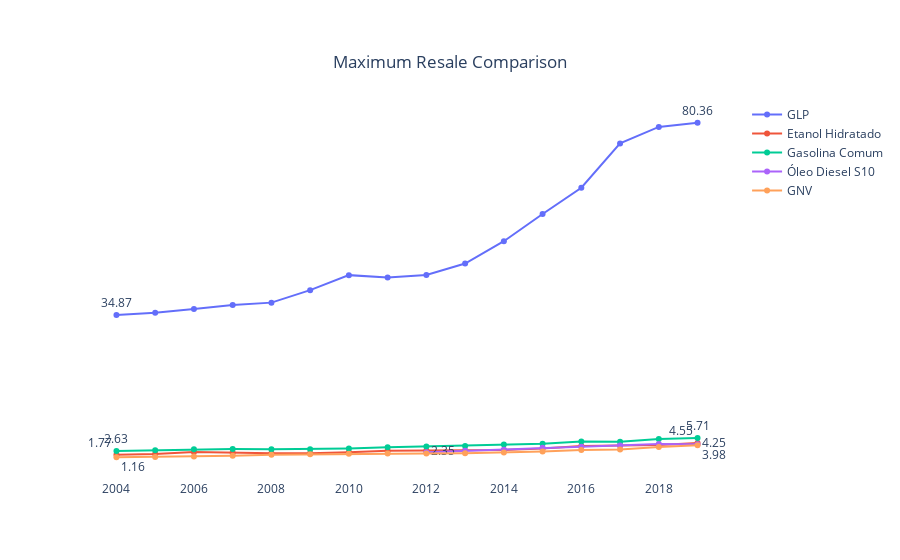

Notebook code for this chart:
### Code cell
## Checking the Maximum Price Variation for Rio de Janeiro

Gas_Price_Max = Gas_Price.groupby(["Ano", "Produto", "Estado" ])["Preço Máximo Revenda"].mean().round(2) # Groupby Year, Product and State. Shows the Maximum Resale Price by the mean 
df_Gas_Price_Max = pd.DataFrame(Gas_Price_Max).reset_index()   # Reseting index
df_Gas_Price_Max_RJ = df_Gas_Price_Max[df_Gas_Price_Max["Estado"]=="RIO DE JANEIRO"] # Show the data only when the State = Rio de Janeiro
df_Gas_Price_Max_RJ_GLP = df_Gas_Price_Max_RJ[df_Gas_Price_Max_RJ["Produto"]=="GLP"] # Show the data only when product = GLP

fig = go.Figure() # Creating the Figure

fig.add_trace(go.Scatter(                                         # Adding the line for the GLP product
              x=df_Gas_Price_Max_RJ_GLP['Ano'],                   # Adding to xaxis the Year 
              y=df_Gas_Price_Max_RJ_GLP["Preço Máximo Revenda"],  # Adding to yaxis the Maximum Resale Price
              mode="lines+markers+text",                          # Here I'm saying that this line must have a full line connecting the dots, markers for each value, and text for the values
              name="GLP",                                         # Setting the name that must appear in the legend.
              text=[34.87, None, None, None, None, None, None, None, None, None, None, None, None, None, None, 80.36], # Showing only the values that I want to show. In this case the first and last values. 
                                                                                                                       # The number of itens in this list are equal to the years in the xaxis. 
              textposition="top center" # In which position I want to show the values.
              ))

# For the next Traces it all goes the same as above. Changing only the product that I'm showing

df_Gas_Price_Max_RJ_EtanolH = df_Gas_Price_Max_RJ[df_Gas_Price_Max_RJ["Produto"]=="ETANOL HIDRATADO"]
fig.add_trace(go.Scatter(
              x=df_Gas_Price_Max_RJ_EtanolH['Ano'],
              y=df_Gas_Price_Max_RJ_EtanolH["Preço Máximo Revenda"],
              mode="lines+markers+text",
              name="Etanol Hidratado",
              text=[1.77, None, None, None, None, None, None, None, None, None, None, None, None, None, None, 4.55],
              textposition="top left"
              ))

df_Gas_Price_Max_RJ_GasolinaC = df_Gas_Price_Max_RJ[df_Gas_Price_Max_RJ["Produto"]=="GASOLINA COMUM"]
fig.add_trace(go.Scatter(
              x=df_Gas_Price_Max_RJ_GasolinaC['Ano'],
              y=df_Gas_Price_Max_RJ_GasolinaC["Preço Máximo Revenda"],
              mode="lines+markers+text",
              name="Gasolina Comum",
              text=[2.63, None, None, None, None, None, None, None, None, None, None, None, None, None, None, 5.71],
              textposition="top center"
              ))

df_Gas_Price_Max_RJ_OleoS10 = df_Gas_Price_Max_RJ[df_Gas_Price_Max_RJ["Produto"]=="ÓLEO DIESEL S10"]
fig.add_trace(go.Scatter(
              x=df_Gas_Price_Max_RJ_OleoS10['Ano'],
              y=df_Gas_Price_Max_RJ_OleoS10["Preço Máximo Revenda"],
              mode="lines+markers+text",
              name="Óleo Diesel S10",
              text=[2.35, None, None, None, None, None, None, 4.25],
              textposition="middle right"
              ))

df_Gas_Price_Max_RJ_GNV = df_Gas_Price_Max_RJ[df_Gas_Price_Max_RJ["Produto"]=="GNV"]
fig.add_trace(go.Scatter(
              x=df_Gas_Price_Max_RJ_GNV['Ano'],
              y=df_Gas_Price_Max_RJ_GNV['Preço Máximo Revenda'],
              mode="lines+markers+text",
              name="GNV",
              text=[1.16, None, None, None, None, None, None, None, None, None, None, None, None, None, None, 3.98],
              textposition="bottom right"
              ))

fig.update_layout(                           # Here I'm upgrading the graph layout
    xaxis=dict
    (
          showgrid=False,                    # Removing grid for xaxis
          showticklabels=True                # Removing the ticks for xaxis
    ),
    yaxis=dict
    (
          showgrid=False,                    # Removing grid for y axis
          showticklabels=False               # Removing tick for yaxis
    ),
    plot_bgcolor='white',                    # Changing the background color to white.
     title={
        'text': "Maximum Resale Comparison", # Changing the Title
        'y':0.9,                             # Y position for the title
        'x':0.5})                            # X position for the title




fig

### Figure 1 — Plotly figure (JSON) as saved in the notebook; plotly's stock layout.template omitted (floating-point values rounded to 4 significant figures)
{"data": [{"mode": "lines+markers+text", "name": "GLP", "text": ["34.87", null, null, null, null, null, null, null, null, null, null, null, null, null, null, "80.36"], "textposition": "top center", "type": "scatter", "x": [2004, 2005, 2006, 2007, 2008, 2009, 2010, 2011, 2012, 2013, 2014, 2015, 2016, 2017, 2018, 2019], "y": [34.87, 35.36, 36.25, 37.19, 37.77, 40.72, 44.28, 43.7, 44.32, 47.02, 52.31, 58.76, 64.98, 75.47, 79.38, 80.36]}, {"mode": "lines+markers+text", "name": "Etanol Hidratado", "text": ["1.77", null, null, null, null, null, null, null, null, null, null, null, null, null, null, "4.55"], "textposition": "top left", "type": "scatter", "x": [2004, 2005, 2006, 2007, 2008, 2009, 2010, 2011, 2012, 2013, 2014, 2015, 2016, 2017, 2018, 2019], "y": [1.77, 1.91, 2.39, 2.2, 2.13, 2.13, 2.33, 2.72, 2.75, 2.78, 2.9, 3.22, 3.85, 3.94, 4.09, 4.55]}, {"mode": "lines+markers+text", "name": "Gasolina Comum", "text": ["2.63", null, null, null, null, null, null, null, null, null, null, null, null, null, null, "5.71"], "textposition": "top center", "type": "scatter", "x": [2004, 2005, 2006, 2007, 2008, 2009, 2010, 2011, 2012, 2013, 2014, 2015, 2016, 2017, 2018, 2019], "y": [2.63, 2.8, 3.04, 3.1, 3.06, 3.08, 3.26, 3.5, 3.72, 3.82, 4.18, 4.37, 4.87, 4.82, 5.47, 5.71]}, {"mode": "lines+markers+text", "name": "Óleo Diesel S10", "text": ["2.35", null, null, null, null, null, null, "4.25"], "textposition": "middle right", "type": "scatter", "x": [2012, 2013, 2014, 2015, 2016, 2017, 2018, 2019], "y": [2.35, 2.67, 2.94, 3.38, 3.66, 3.94, 4.3, 4.25]}, {"mode": "lines+markers+text", "name": "GNV", "text": ["1.16", null, null, null, null, null, null, null, null, null, null, null, null, null, null, "3.98"], "textposition": "bottom right", "type": "scatter", "x": [2004, 2005, 2006, 2007, 2008, 2009, 2010, 2011, 2012, 2013, 2014, 2015, 2016, 2017, 2018, 2019], "y": [1.16, 1.24, 1.31, 1.49, 1.78, 1.89, 1.97, 2.05, 2.06, 2.13, 2.28, 2.52, 2.89, 3.01, 3.58, 3.98]}], "layout": {"autosize": true, "plot_bgcolor": "white", "title": {"text": "Maximum Resale Comparison", "x": 0.5, "y": 0.9}, "xaxis": {"autorange": true, "range": [2003.0, 2020.0], "showgrid": false, "showticklabels": true, "type": "linear"}, "yaxis": {"autorange": true, "range": [-4.641, 86.16], "showgrid": false, "showticklabels": false, "type": "linear"}}}
